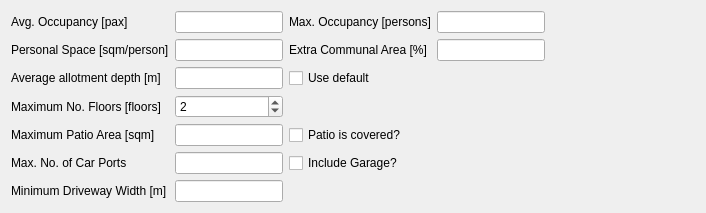
                 <widget class="QWidget" name="widget_3" native="true">
                  <property name="minimumSize">
                   <size>
                    <width>0</width>
                    <height>0</height>
                   </size>
                  </property>
                  <layout class="QGridLayout" name="gridLayout_5">
                   <item row="5" column="1">
                    <widget class="QLineEdit" name="patio_area_max_box">
                     <property name="text">
                      <string/>
                     </property>
                    </widget>
                   </item>
                   <item row="5" column="2">
                    <widget class="QCheckBox" name="patio_covered_box">
                     <property name="text">
                      <string>Patio is covered?</string>
                     </property>
                    </widget>
                   </item>
                   <item row="4" column="0">
                    <widget class="QLabel" name="floor_num_max_lbl">
                     <property name="text">
                      <string>Maximum No. Floors [floors]</string>
                     </property>
                    </widget>
                   </item>
                   <item row="4" column="1">
                    <widget class="QSpinBox" name="house_floors">
                     <property name="suffix">
                      <string/>
                     </property>
                     <property name="maximum">
                      <number>5</number>
                     </property>
                     <property name="value">
                      <number>2</number>
                     </property>
                    </widget>
                   </item>
                   <item row="5" column="0">
                    <widget class="QLabel" name="patio_area_max_lbl">
                     <property name="text">
                      <string>Maximum Patio Area [sqm]</string>
                     </property>
                    </widget>
                   </item>
                   <item row="1" column="4">
                    <spacer name="horizontalSpacer_7">
                     <property name="orientation">
                      <enum>Qt::Horizontal</enum>
                     </property>
                     <property name="sizeHint" stdset="0">
                      <size>
                       <width>150</width>
                       <height>20</height>
                      </size>
                     </property>
                    </spacer>
                   </item>
                   <item row="6" column="1">
                    <widget class="QLineEdit" name="carports_max_box">
                     <property name="text">
                      <string/>
                     </property>
                    </widget>
                   </item>
                   <item row="6" column="2">
                    <widget class="QCheckBox" name="garage_incl_box">
                     <property name="text">
                      <string>Include Garage?</string>
                     </property>
                    </widget>
                   </item>
                   <item row="7" column="0">
                    <widget class="QLabel" name="w_driveway_min_lbl">
                     <property name="text">
                      <string>Minimum Driveway Width [m]</string>
                     </property>
                    </widget>
                   </item>
                   <item row="7" column="1">
                    <widget class="QLineEdit" name="w_driveway_min_box">
                     <property name="text">
                      <string/>
                     </property>
                    </widget>
                   </item>
                   <item row="6" column="0">
                    <widget class="QLabel" name="carports_max_lbl">
                     <property name="text">
                      <string>Max. No. of Car Ports</string>
                     </property>
                    </widget>
                   </item>
                   <item row="2" column="4">
                    <spacer name="horizontalSpacer_8">
                     <property name="orientation">
                      <enum>Qt::Horizontal</enum>
                     </property>
                     <property name="sizeHint" stdset="0">
                      <size>
                       <width>150</width>
                       <height>20</height>
                      </size>
                     </property>
                    </spacer>
                   </item>
                   <item row="1" column="0">
                    <widget class="QLabel" name="occup_avg_lbl">
                     <property name="text">
                      <string>Avg. Occupancy [pax]</string>
                     </property>
                    </widget>
                   </item>
                   <item row="1" column="1">
                    <widget class="QLineEdit" name="occup_avg_box">
                     <property name="sizePolicy">
                      <sizepolicy hsizetype="Preferred" vsizetype="Preferred">
                       <horstretch>0</horstretch>
                       <verstretch>0</verstretch>
                      </sizepolicy>
                     </property>
                     <property name="text">
                      <string/>
                     </property>
                    </widget>
                   </item>
                   <item row="2" column="2">
                    <widget class="QLabel" name="extra_comm_area_lbl">
                     <property name="text">
                      <string>Extra Communal Area [%]</string>
                     </property>
                    </widget>
                   </item>
                   <item row="1" column="2">
                    <widget class="QLabel" name="occup_max_lbl">
                     <property name="text">
                      <string>Max. Occupancy [persons]</string>
                     </property>
                    </widget>
                   </item>
                   <item row="2" column="0">
                    <widget class="QLabel" name="person_space_lbl">
                     <property name="text">
                      <string>Personal Space [sqm/person]</string>
                     </property>
                    </widget>
                   </item>
                   <item row="1" column="3">
                    <widget class="QLineEdit" name="occup_max_box">
                     <property name="sizePolicy">
                      <sizepolicy hsizetype="Preferred" vsizetype="Preferred">
                       <horstretch>0</horstretch>
                       <verstretch>0</verstretch>
                      </sizepolicy>
                     </property>
                     <property name="text">
                      <string/>
                     </property>
                    </widget>
                   </item>
                   <item row="2" column="3">
                    <widget class="QLineEdit" name="extra_comm_area_box">
                     <property name="sizePolicy">
                      <sizepolicy hsizetype="Preferred" vsizetype="Preferred">
                       <horstretch>0</horstretch>
                       <verstretch>0</verstretch>
                      </sizepolicy>
                     </property>
                     <property name="text">
                      <string/>
                     </property>
                    </widget>
                   </item>
                   <item row="2" column="1">
                    <widget class="QLineEdit" name="person_space_box">
                     <property name="sizePolicy">
                      <sizepolicy hsizetype="Preferred" vsizetype="Preferred">
                       <horstretch>0</horstretch>
                       <verstretch>0</verstretch>
                      </sizepolicy>
                     </property>
                     <property name="text">
                      <string/>
                     </property>
                    </widget>
                   </item>
                   <item row="3" column="0">
                    <widget class="QLabel" name="allot_depth_lbl">
                     <property name="text">
                      <string>Average allotment depth [m]</string>
                     </property>
                    </widget>
                   </item>
                   <item row="3" column="1">
                    <widget class="QLineEdit" name="allot_depth_box">
                     <property name="sizePolicy">
                      <sizepolicy hsizetype="Preferred" vsizetype="Preferred">
                       <horstretch>0</horstretch>
                       <verstretch>0</verstretch>
                      </sizepolicy>
                     </property>
                     <property name="text">
                      <string/>
                     </property>
                    </widget>
                   </item>
                   <item row="3" column="2">
                    <widget class="QCheckBox" name="allot_depth_check">
                     <property name="text">
                      <string>Use default</string>
                     </property>
                    </widget>
                   </item>
                  </layout>
                 </widget>
